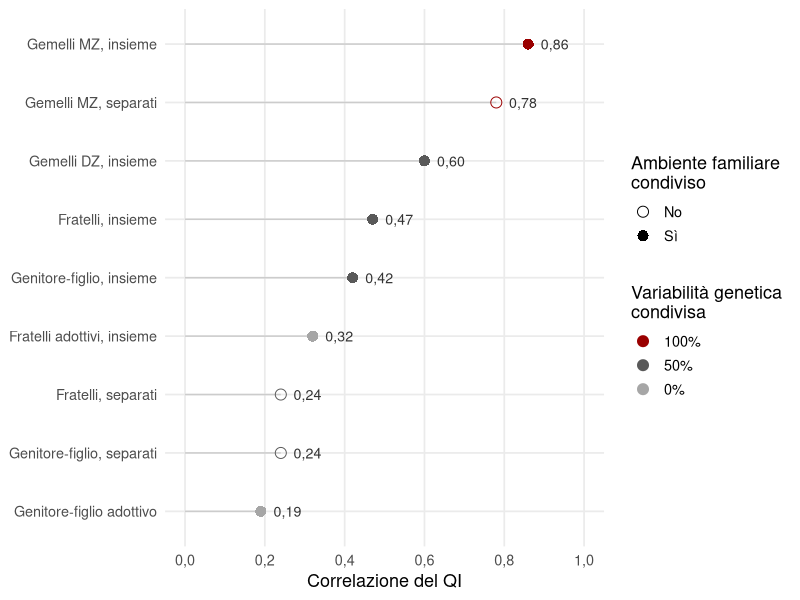

Generate this figure with R:
## ---- chunk 1
#| label: setup
library(ggplot2)
rosso = "#9A0000"
# Nel PDF (A5) le figure si disegnano alla larghezza reale della pagina.
stampa = knitr::is_latex_output()
virgola = function(x, d = 2) formatC(x, format = "f", digits = d, decimal.mark = ",")
tema = theme_minimal(base_size = if (stampa) 10 else 13) +
  theme(panel.grid.minor = element_blank())
## ---- chunk 2
#| label: fig-famiglie
#| fig-cap: "Correlazioni del QI fra persone con diversi gradi di parentela e di ambiente condiviso. Valori medi da sintesi della letteratura su famiglie, adozioni e gemelli; elaborazione da Plomin et al. (2001)."
#| fig-alt: "Grafico a punti con nove tipi di coppie ordinate per correlazione. I gemelli monozigoti cresciuti insieme hanno la correlazione più alta, 0,86; seguono i monozigoti cresciuti separati e i dizigoti. Genitori e figli adottivi hanno la correlazione più bassa, 0,19."
#| fig-width: !expr if (stampa) 4.45 else 8
#| fig-height: !expr if (stampa) 4.6 else 4.4
d = data.frame(
  coppia = c("Gemelli MZ, insieme", "Gemelli MZ, separati", "Gemelli DZ, insieme",
             "Fratelli, insieme", "Genitore-figlio, insieme", "Fratelli adottivi, insieme",
             "Fratelli, separati", "Genitore-figlio, separati", "Genitore-figlio adottivo"),
  r = c(.86, .78, .60, .47, .42, .32, .24, .24, .19),
  gen = c("100%", "100%", "50%", "50%", "50%", "0%", "50%", "50%", "0%"),
  amb = c("Sì", "No", "Sì", "Sì", "Sì", "Sì", "No", "No", "Sì")
)
d$coppia = factor(d$coppia, levels = rev(d$coppia))
d$gen = factor(d$gen, levels = c("100%", "50%", "0%"))
ggplot(d, aes(r, coppia, colour = gen, shape = amb)) +
  geom_segment(aes(x = 0, xend = r, yend = coppia), colour = "grey80") +
  geom_point(size = 3.4) +
  geom_text(aes(label = virgola(r)), hjust = -.45, size = if (stampa) 3 else 3.6, colour = "grey20") +
  scale_colour_manual(values = c(rosso, "grey35", "grey65"), name = "Variabilità genetica\ncondivisa") +
  scale_shape_manual(values = c(No = 1, Sì = 16), name = "Ambiente familiare\ncondiviso") +
  scale_x_continuous(limits = c(0, 1), breaks = seq(0, 1, .2), labels = function(x) virgola(x, 1)) +
  labs(x = "Correlazione del QI", y = NULL) +
  tema +
  if (stampa) theme(legend.position = "bottom", legend.box = "vertical", legend.justification = "left")
